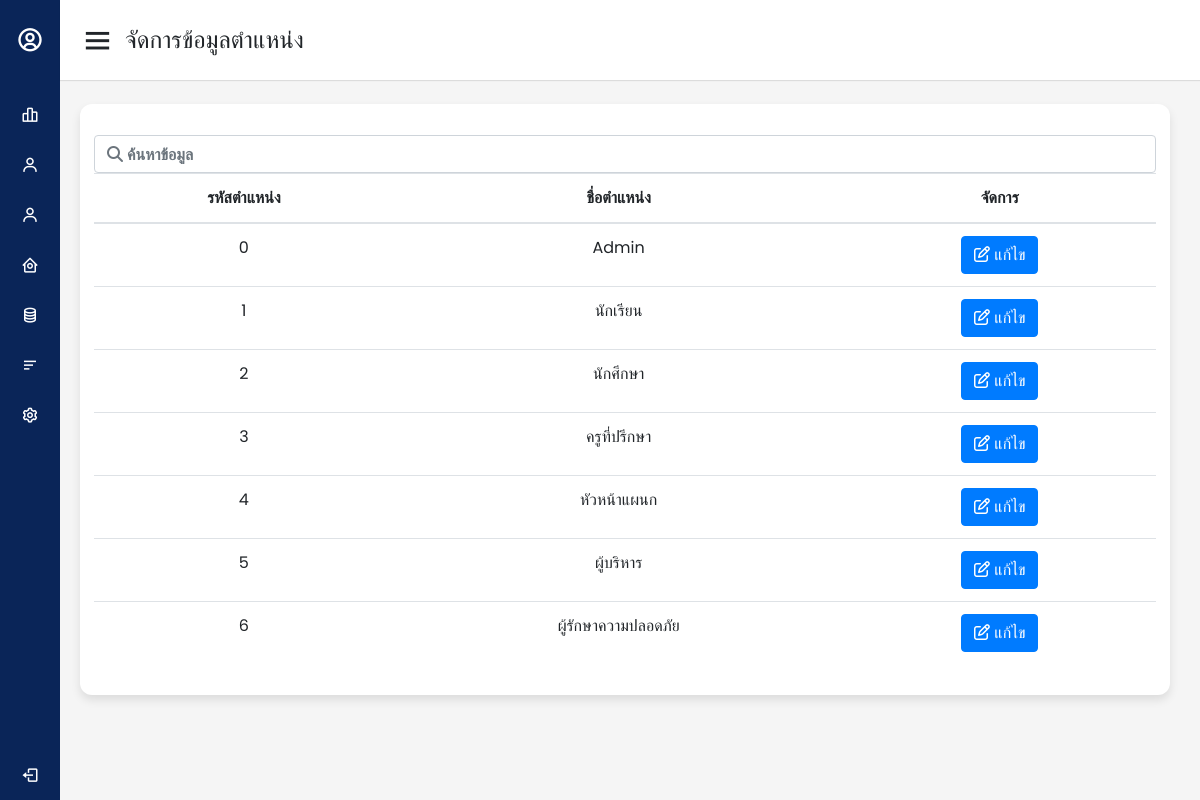
The page /Personnel/Administrator/dataposition/data_position.php on the database its author committed.
### tables this page shows
CREATE TABLE `tb_position` (
  `id_position` int(255) NOT NULL,
  `p_name` varchar(255) NOT NULL
);

### Personnel/Administrator/dataposition/data_position.php (the view, shortened to what this page needs)
<!DOCTYPE html>
<html lang="en" dir="ltr">
  <head>
    <link rel="stylesheet" href="../styledata.css" />
    <link rel="stylesheet" href="https://cdn.jsdelivr.net/npm/bootstrap@4.6.2/dist/css/bootstrap.min.css">
    <link href="https://unpkg.com/boxicons@2.0.7/css/boxicons.min.css" rel="stylesheet" />
  </head>
  <body>
    <div class="sidebar">
    <?php
        include "../../../connectdb.php";
        $sql = "SELECT * FROM tb_position ";
        $result = mysqli_query($con,$sql);
    ?>
      <div class="logo-details">
        <i class='bx bx-user-circle'></i>
      </div>
      <ul class="nav-links">
        <li>
          <a href="../index.php" class="active">
            <i class='bx bx-bar-chart-alt-2'></i>
            <span class="links_name">Dashboard</span>
          </a>
        </li>
        <li>
          <a href="../datastudent/data_student.php">
            <i class='bx bx-user'></i>
            <span class="links_name">จัดการข้อมูลนักศึกษา</span>
          </a>
        </li>
        <li>
          <a href="../datapersonnel/data_personnel.php">
            <i class='bx bx-user'></i>
            <span class="links_name">จัดการข้อมูลบุคลากร</span>
          </a>
        </li>
        <li>
          <a href="../datadepartment/data_department.php">
            <i class='bx bx-home-circle'></i>
            <span class="links_name">จัดการข้อมูลแผนก</span>
          </a>
        </li>
        <li>
          <a href="data_position.php">
            <i class="bx bx-coin-stack"></i>
            <span class="links_name">จัดการข้อมูลตำแหน่ง</span>
          </a>
        </li>
        <li>
          <a href="../datagradelevel/data_gradelevel.php">
            <i class='bx bx-menu-alt-left'></i>
            <span class="links_name">จัดการข้อมูลระดับชั้น</span>
          </a>
        </li>
        <li>
          <a href="../view_profile.php">
            <i class="bx bx-cog"></i>
            <span class="links_name">ตั้งค่าข้อมูลส่วนตัว</span>
          </a>
        </li>
        <li class="log_out">
          <a href="../../logout.php">
            <i class="bx bx-log-out"></i>
            <span class="links_name">ออกจากระบบ</span>
          </a>
        </li>
      </ul>
    </div>
    <section class="home-section">
      <nav>
        <div class="sidebar-button">
          <i class="bx bx-menu sidebarBtn"></i>
          <span class="dashboard">จัดการข้อมูลตำแหน่ง</span>
        </div>
      </nav>
      <div class="home-content">
        <div class="overview-boxes">
          <div class="box">
            <div class="right-side">
            <input class="form-control mt-3 fas" id="myInput" type="text" placeholder="&#xf002; ค้นหาข้อมูล">
            <table class="table table-hover">
            <thead>
                <tr>
                    <th>รหัสตำแหน่ง</th>
                    <th>ชื่อตำแหน่ง</th>
                    <th>จัดการ</th>
                </tr>
            </thead>
            <tbody id="myTable">
                <?php
                    while($row = $result->fetch_assoc()):
                ?>
                <tr>
                    <td><?php echo $row['id_position'];?></td>
                    <td><?php echo $row['p_name'];?></td>
                    <td>
                        <div class="btn-group">
                            <a href="edit_position.php?id=<?php echo $row['id_position'];?>" class="btn btn-primary"><i class='far fa-edit'></i> แก้ไข</a>
                        </div>
                    </td>
                </tr>
                <?php endwhile ?>
            </tbody>
        </table>
            </div>
          </div>
        </div>
      </div>
    </section>
  </body>
</html>

### Personnel/Administrator/styledata.css (style rules this page uses)
* { margin: 0; padding: 0; box-sizing: border-box; font-family: 'Poppins', sans-serif; }
.sidebar { position: fixed; height: 100%; width: 240px; background: #0A2558; transition: all 0.5s ease; }
.sidebar .logo-details { height: 80px; display: flex; align-items: center; }
.sidebar .logo-details i { font-size: 28px; font-weight: 500; color: #fff; min-width: 60px; text-align: center }
.sidebar .nav-links { margin-top: 10px; }
.sidebar .nav-links li { position: relative; list-style: none; height: 50px; }
.sidebar .nav-links li a { height: 100%; width: 100%; display: flex; align-items: center; text-decoration: none; transition: all 0.4s ease; }
.sidebar .nav-links li i { min-width: 60px; text-align: center; font-size: 18px; color: #fff; }
.sidebar .nav-links li a .links_name { color: #fff; font-size: 15px; font-weight: 400; white-space: nowrap; }
.sidebar .nav-links .log_out { position: absolute; bottom: 0; width: 100%; }
.home-section { position: relative; background: #f5f5f5; min-height: 100vh; width: calc(100% - 240px); left: 240px; transition: all 0.5s ease; }
.home-section nav { display: flex; justify-content: space-between; height: 80px; background: #fff; display: flex; align-items: center; position: fixed; width: calc(100% - 240px); left: 240px; z-index: 100; padding: 0 20px; box-shadow: 0 1px 1px rgba(0, 0, 0, 0.1); transition: all 0.5s ease; }
.home-section nav .sidebar-button { display: flex; align-items: center; font-size: 24px; font-weight: 500; }
nav .sidebar-button i { font-size: 35px; margin-right: 10px; }
.home-section .home-content { position: relative; padding-top: 104px; }
.home-content .overview-boxes { display: flex; align-items: center; justify-content: space-between; flex-wrap: wrap; padding: 0 20px; margin-bottom: 26px; }
.overview-boxes .box { align-items: center; justify-content: center; width: calc(100% / 1 - 10px); background: #fff; padding: 15px 14px; border-radius: 12px; box-shadow: 0 5px 10px rgba(0,0,0,0.1); }
table { text-align: center; }
@media (max-width: 1240px) { .sidebar { width: 60px; } }
@media (max-width: 1240px) { .home-section { width: calc(100% - 60px); left: 60px; } }
@media (max-width: 1240px) { .home-section nav { width: calc(100% - 60px); left: 60px; } }

### rows shown on the page
tb_position: id_position "0", p_name "Admin"
tb_position: id_position "1", p_name "นักเรียน"
tb_position: id_position "2", p_name "นักศึกษา"
tb_position: id_position "3", p_name "ครูที่ปรึกษา"
tb_position: id_position "4", p_name "หัวหน้าแผนก"
tb_position: id_position "5", p_name "ผู้บริหาร"
tb_position: id_position "6", p_name "ผู้รักษาความปลอดภัย"
